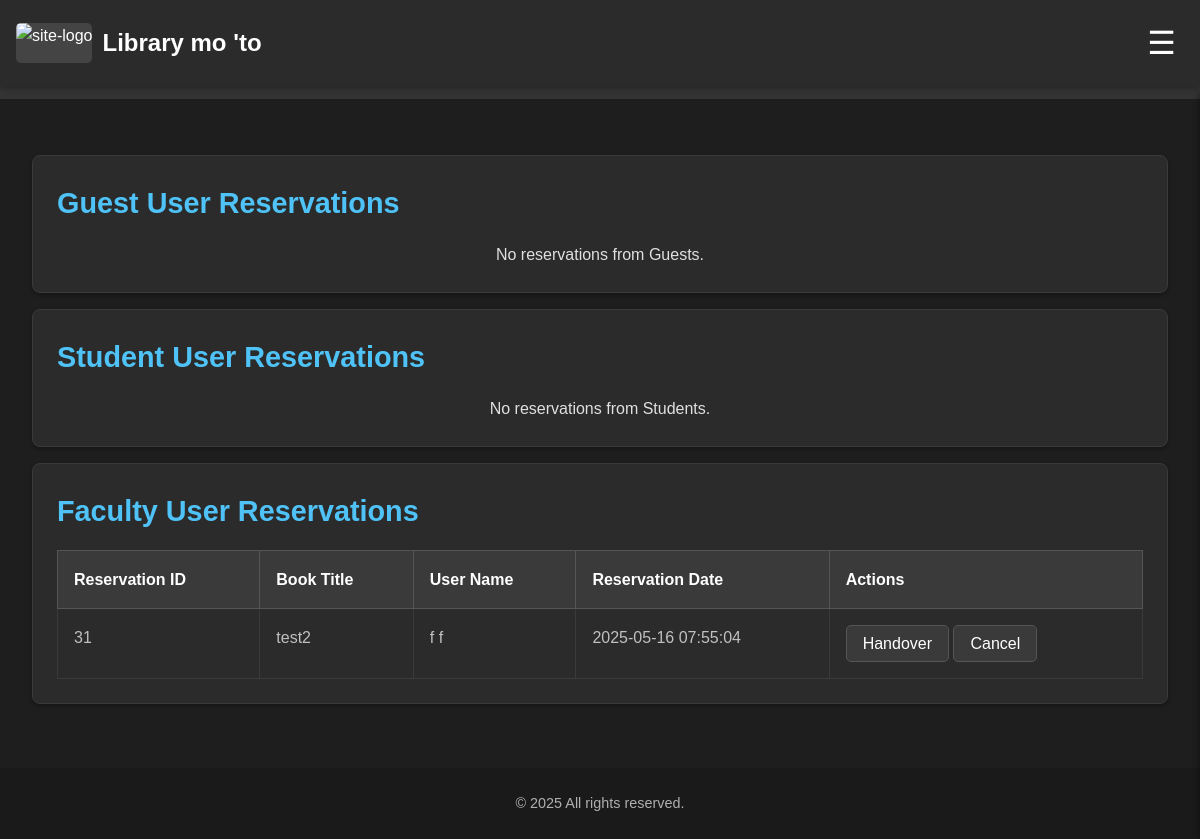
The page /admin-03-reservation.php (signed in) on the database its author committed.
### tables this page shows
CREATE TABLE `reservations` (
  `RID` int(11) NOT NULL,
  `UID` int(11) NOT NULL,
  `BID` int(11) NOT NULL,
  `reservation_date` timestamp NOT NULL DEFAULT current_timestamp()
);

CREATE TABLE `books` (
  `bid` int(11) NOT NULL,
  `title` varchar(255) NOT NULL,
  `author` varchar(255) NOT NULL,
  `date_published` date DEFAULT NULL,
  `main_type` enum('Academic','Non-academic') DEFAULT NULL,
  `specific_type` enum('Textbook','Reference Book','Dissertation','Thesis','Novel','Short Story','Poem Collection','Biography','Autobiography','Business Book') DEFAULT NULL,
  `book_location` enum('Antipolo','Binalonan','Guimba','North Manila','Quezon City') DEFAULT NULL,
  `status` enum('Available','Reserved','Borrowed') DEFAULT 'Available',
  `date_added` timestamp NOT NULL DEFAULT current_timestamp(),
  `date_updated` timestamp NOT NULL DEFAULT current_timestamp() ON UPDATE current_timestamp()
);

CREATE TABLE `users` (
  `UID` int(11) NOT NULL,
  `first_name` varchar(255) NOT NULL,
  `last_name` varchar(255) NOT NULL,
  `user_type` enum('Admin','User') DEFAULT 'User',
  `user_role` enum('Guest','Student','Faculty') DEFAULT NULL,
  `school_id` varchar(255) DEFAULT NULL,
  `campus` enum('Antipolo','Binalonan','Guimba','North Manila','Quezon City') DEFAULT NULL,
  `course` enum('BS Medical Technology','BS Nursing','BS Nutrition & Dietetics','BS Pharmacy','BS Physical Therapy','BS Psychology','BS Radiologic Technology','BS Criminology','BS Accountancy','BS Business Administration','BS Information Technology','BS Hospitality Management','BS Tourism Management','BA Communication','BP Administration') DEFAULT NULL,
  `email` varchar(255) NOT NULL,
  `password` varchar(255) NOT NULL,
  `date_registered` timestamp NOT NULL DEFAULT current_timestamp(),
  `date_last_login` timestamp NULL DEFAULT NULL,
  `address` varchar(255) DEFAULT NULL,
  `contact` varchar(20) DEFAULT NULL
);

### admin-03-reservation.php (the view, shortened to what this page needs)
<?php
include 'authentication-admin.php';
function execute_query($conn, $sql, $types = '', $params = [])
{
    $stmt = mysqli_prepare($conn, $sql);
    if (!empty($params)) {
        mysqli_stmt_bind_param($stmt, $types, ...$params);
    }
    $success = mysqli_stmt_execute($stmt);
    $result = mysqli_stmt_get_result($stmt);
    return ['stmt' => $stmt, 'result' => $result];
}
function get_reservations_by_role($conn, $role)
{
    $sql = "SELECT r.RID, r.reservation_date, b.title AS book_title, u.first_name, u.last_name, b.bid as BID, u.UID as UID
            FROM reservations r
            JOIN books b ON r.BID = b.bid
            JOIN users u ON r.UID = u.UID
            WHERE u.user_role = ?
            ORDER BY r.reservation_date ASC";
    $query_result = execute_query($conn, $sql, "s", [$role]);
    return $query_result ? $query_result['result'] : false;
}
$reservations_by_role = [
    'Guest' => get_reservations_by_role($conn, 'Guest'),
    'Student' => get_reservations_by_role($conn, 'Student'),
    'Faculty' => get_reservations_by_role($conn, 'Faculty'),
];
?>
<!DOCTYPE html>
<html lang="en">
<head>
    <link rel="stylesheet" href="css/nav.css">
    <link rel="stylesheet" href="css/general.css">
    <link rel="stylesheet" href="css/admin.css">
    <link rel="stylesheet" href="css/table.css">
    <link rel="stylesheet" href="https://cdnjs.cloudflare.com/ajax/libs/font-awesome/6.0.0/css/all.min.css">
</head>
<body>
    <nav>
        <div class="nav-logo">
            <img src="" alt="site-logo" />
            <h1>Library mo 'to</h1>
        </div>
        <button class="hamburger-icon" aria-label="Open menu">☰</button>
    </nav>
    <header>
        <div>
            <h1>Book Reservations</h1>
        </div>
    </header>
    <main>
        <?php foreach ($reservations_by_role as $role => $result): if ($result === false) continue; ?>
            <section>
                <h2><?= htmlspecialchars($role); ?> User Reservations</h2>
                <?php if (mysqli_num_rows($result) > 0): ?>
                    <table>
                        <thead>
                            <tr>
                                <th>Reservation ID</th>
                                <th>Book Title</th>
                                <th>User Name</th>
                                <th>Reservation Date</th>
                                <th>Actions</th>
                            </tr>
                        </thead>
                        <tbody>
                            <?php while ($row = mysqli_fetch_assoc($result)): ?>
                                <tr>
                                    <td data-label="RID"><?= htmlspecialchars($row['RID']); ?></td>
                                    <td data-label="Title"><?= htmlspecialchars($row['book_title']); ?></td>
                                    <td data-label="User"><?= htmlspecialchars($row['first_name'] . ' ' . $row['last_name']); ?></td>
                                    <td data-label="Date Reserved"><?= htmlspecialchars($row['reservation_date']); ?></td>
                                    <td class="actions-cell">
                                        <form method="POST" style="display:inline;" onsubmit="return confirm('Handover this book?');">
                                            <button type="submit">Handover</button>
                                        </form>
                                        <form method="POST" style="display:inline;" onsubmit="return confirm('Cancel this reservation?');">
                                            <button type="submit">Cancel</button>
                                        </form>
                                    </td>
                                </tr>
                            <?php endwhile; ?>
                        </tbody>
                    </table>
                <?php else: ?>
                    <p style="text-align: center;">No reservations from <?= htmlspecialchars($role) . 's'; ?>.</p>
                <?php endif; ?>
            </section>
        <?php mysqli_free_result($result);
        endforeach; ?>
    </main>
    <footer>
        <p>&copy; <span id="current-year"></span> All rights reserved.</p>
    </footer>
</body>
</html>

### css/nav.css (style rules this page uses)
nav { background-color: #2b2b2b; color: #fff; padding: 1rem 2rem; display: flex; justify-content: space-between; align-items: center; flex-wrap: wrap; box-shadow: 0 2px 5px rgba(0, 0, 0, 0.3); position: relative; z-index: 10; }
.nav-logo { display: flex; align-items: center; }
.nav-logo img { height: 40px; margin-right: 10px; background-color: #444; border-radius: 5px; }
.nav-logo h1 { font-size: 1.5rem; margin: 0; color: #fff; }
.hamburger-icon { display: none; background: none; border: none; color: #fff; font-size: 2rem; cursor: pointer; padding: 0.5rem; transition: opacity 0.3s ease; }
@media (max-width: 1200px) { nav { flex-direction: row; justify-content: space-between; align-items: center; padding: 1rem; position: fixed; top: 0; width: 100%; } }
@media (max-width: 1200px) { .nav-logo { margin-bottom: 0; } }
@media (max-width: 1200px) { .hamburger-icon { display: block; } }

### css/general.css (style rules this page uses)
* { margin: 0; padding: 0; box-sizing: border-box; }
body { font-family: sans-serif; line-height: 1.6; color: #e0e0e0; background-color: #1e1e1e; min-height: 100vh; display: flex; flex-direction: column; }
button[type="submit"], button[type="button"] { display: inline-block; padding: 0.5rem 1rem; text-decoration: none; color: #fff; background-color: #3a3a3a; border: 1px solid #555; border-radius: 5px; cursor: pointer; transition: background-color 0.3s ease, opacity 0.3s ease, border-color 0.3s ease; font-size: 1rem; line-height: 1.2; text-align: center; }
header { background-color: #333; padding: 1.5rem 2rem; margin-bottom: 1.5rem; }
header h1 { font-size: 2rem; color: #fff; margin: 0; }
main { display: flex; flex-direction: column; flex-grow: 1; padding: 2rem; gap: 1rem; }
main section { background-color: #2b2b2b; padding: 1.5rem; border-radius: 8px; box-shadow: 0 2px 4px rgba(0, 0, 0, 0.3); border: 1px solid #3a3a3a; }
main section h1, main section h2 { color: #4fc3f7; margin-bottom: 1rem; font-size: 1.8rem; }
footer { background-color: #1a1a1a; color: #b0b0b0; text-align: center; padding: 1.5rem; margin-top: 2rem; }
footer p { margin: 0; font-size: 0.9rem; }

### css/table.css (style rules this page uses)
main table { width: 100%; border-collapse: collapse; overflow-x: auto; display: table; white-space: nowrap; border: 1px solid #3a3a3a; border-radius: 8px; }
main table thead th { background-color: #3a3a3a; color: #fff; padding: 1rem; text-align: left; border: 1px solid #555; }
main table tbody tr { background-color: #2b2b2b; border-bottom: 1px solid #3a3a3a; transition: background-color 0.2s ease; }
main table td { padding: 1rem; border: 1px solid #3a3a3a; color: #c0c0c0; vertical-align: top; white-space: normal; }

### rows shown on the page
reservations: RID "31", BID.title "test2", UID.last_name "f f", reservation_date "2025-05-16 07:55:04"

### other values the page prints
$role "Guest"
$role "Student"
$role "Faculty"
